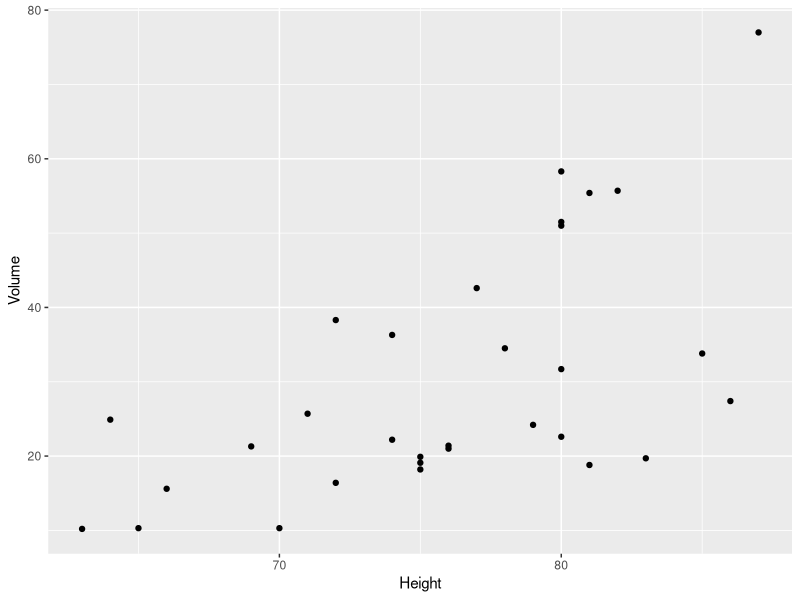

The R script that drew this image:
## ---- chunk 1
library(ggplot2)
library(datasets)
qplot(Height, Volume, data=trees)
